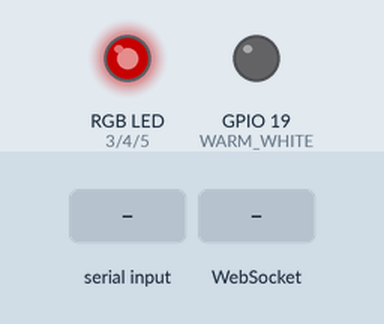
This sketch was run on a simulated ESP32. Parts: an RGB LED mixed from three pins (HIGH = lit), output pins drawn as LEDs (lit = HIGH). The test bench sets the inputs (shaded band). Dim RGB values are drawn brighter than linear; WiFi joins after 1.5 s; servers stay silent unless stated; pins used as bus, display or sensor lines are not drawn; what the sketch prints to the serial monitor is not drawn.

Above: at 2.2 s.
At 3.1 s:
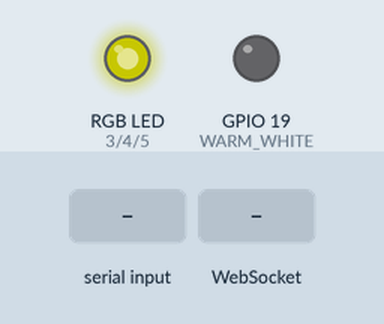
At 6.7 s:
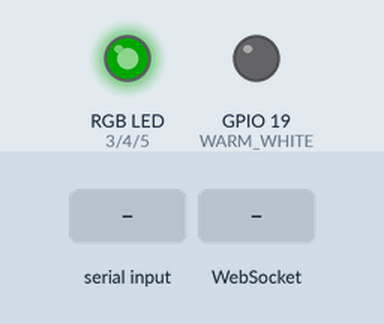
6.8 s: "1\n" received over Serial
8.3 s: WebSocket text "1" received
Timing chart, 0 to 11.3 s (numbered marks = the images above; inputs shaded):
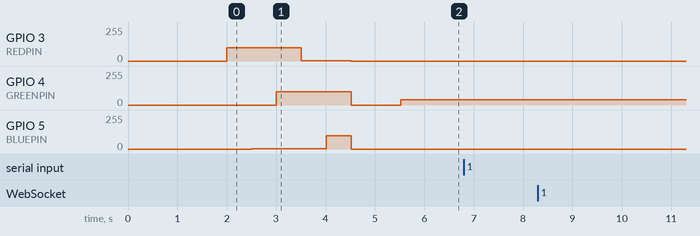

Measured:
- after the input at 6.8 s, every drawn part: stays the same
- after the input at 8.3 s, every drawn part: stays the same

The sketch:

Wire_Spool_Pressure_Sensor_WiFiModule.ino
```cpp
// wirespool pressure sensors serial to wifi
#include <WiFi.h> // ESP32 wifi
#include <Arduino.h> // for websockets library
#include <AsyncTCP.h> // websockets for ESP32
#include <ESPAsyncWebServer.h> // websockets
#include <WebSerial.h> // serial API

const char* ssid = "Production Line";          // Your WiFi SSID
const char* password = "t1me33Pus$movinG";  // Your WiFi Password
//const char* ssid = "Linear Labs Corp";          // Your WiFi SSID
//const char* password = "3n3rgy ^ of humanity!";  // Your WiFi Password
int port = 80;
String inputStr = ""; // command input string
String d = "";
String message = ""; // variable message to send to all destinations
bool dIndex = 0;
AsyncWebServer server(port);
AsyncWebSocket ws("/python"); // for python webserial

void connectToWiFi() {
  while (WiFi.status() != WL_CONNECTED) {
    delay(500);
    Serial.println("Connecting to WiFi");
  }
}
void recvMsg(uint8_t *data, size_t len) { // web server to serial
  for (int i = 0; i < len; i++) {
    d += char(data[i]);
  }
  dIndex = 1;
}
void sendToAll(){
  Serial.println(message); // send over usb
  WebSerial.println(message); // send to webserial API
  ws.textAll(message); // broadcast to all websocket clients
  message="";
}
void onWsEvent(AsyncWebSocket * server, AsyncWebSocketClient * client, AwsEventType type, void * arg, uint8_t *data, size_t len) { // for python webserial
  if (type == WS_EVT_CONNECT) { // client connect event
    message = "for help type help?";
    sendToAll();
  } else if (type == WS_EVT_DISCONNECT) { // client disconnect event
    Serial.println("Client disconnected");
  }
  else if (type == WS_EVT_DATA) {
    for (int i = 0; i < len; i++) {
      d += char(data[i]);
    }
    dIndex = 1;
  }
}

void checkComms() {
  if (dIndex == 1) { // if serial over wifi
    inputStr = d;
    dIndex = 0;
  }
  else if (inputStr == "") { // read serial over usb
    inputStr = Serial.readStringUntil('\n'); //serial to web server
  }
  else if (inputStr != "") { // run serial commands if present
    Serial.println(inputStr); // display message on serial
    WebSerial.println(inputStr); // display message on web API (ip/webserial
    ws.textAll(inputStr); // send message to all clients
    //store(inputStr); // serial input function
    inputStr = "";
    d = "";
  }
  else if (WiFi.status() != WL_CONNECTED) { // reconnect to Wifi if signal is lost
    connectToWiFi();
  }
}
void setup() {
  Serial.begin(115200);
  Serial.setTimeout(50);
  WiFi.mode(WIFI_STA);
  WiFi.begin(ssid, password);
  connectToWiFi();
  Serial.print("IP Address: ");
  Serial.println(WiFi.localIP());
  //WebSerial is accessible at "<IP Address>/webserial" in browser
  ws.onEvent(onWsEvent); // for python webserial
  server.addHandler(&ws);  // for python webserial
  WebSerial.begin(&server);
  WebSerial.msgCallback(recvMsg);
  Serial.println(WiFi.macAddress());
  server.begin();
  setupRGB();
  RGB();
}

void loop() {
  checkComms();
}
```

RGB.ino
```cpp
#define REDPIN 3
#define GREENPIN 4
#define BLUEPIN 5
#define COLD_WHITE 18
#define WARM_WHITE 19
#define FADESPEED 5     // make this higher to slow down

void setupRGB() {
  pinMode(REDPIN, OUTPUT);
  pinMode(GREENPIN, OUTPUT);
  pinMode(BLUEPIN, OUTPUT);
  pinMode(COLD_WHITE, OUTPUT);
  pinMode(WARM_WHITE, OUTPUT);
}

void RGB() {
  int r, g, b, cw, ww;
  // fade from blue to violet
  for (r = 0; r < 100; r++) {
    analogWrite(REDPIN, r);
    analogWrite(COLD_WHITE, 0);
    analogWrite(WARM_WHITE, 0);
    delay(FADESPEED);
  }
  // fade from violet to red
  for (b = 100; b > 0; b--) {
    analogWrite(BLUEPIN, b);
    analogWrite(COLD_WHITE, 0);
    analogWrite(WARM_WHITE, 0);
    delay(FADESPEED);
  }
  // fade from red to yellow
  for (g = 0; g < 100; g++) {
    analogWrite(GREENPIN, g);
    analogWrite(COLD_WHITE, 0);
    analogWrite(WARM_WHITE, 0);
    delay(FADESPEED);
  }
  // fade from yellow to green
  for (r = 100; r > 0; r--) {
    analogWrite(REDPIN, r);
    analogWrite(COLD_WHITE, 0);
    analogWrite(WARM_WHITE, 0);
    delay(FADESPEED);
  }
  // fade from green to teal
  for (b = 0; b < 100; b++) {
    analogWrite(BLUEPIN, b);
    analogWrite(COLD_WHITE, 0);
    analogWrite(WARM_WHITE, 0);
    delay(FADESPEED);
  }
  // fade from teal to blue
  for (g = 100; g > 0; g--) {
    analogWrite(GREENPIN, g);
    analogWrite(COLD_WHITE, 0);
    analogWrite(WARM_WHITE, 0);
    delay(FADESPEED);
  }
  // fade from off to cold white
  for (cw = 0; cw < 100; cw++) {
    analogWrite(REDPIN, 0);
    analogWrite(GREENPIN, 0);
    analogWrite(BLUEPIN, 0);
    analogWrite(COLD_WHITE, cw);
    analogWrite(WARM_WHITE, 0);
    delay(FADESPEED);
  }
  // fade from off to warm white
  for (ww = 0; ww < 100; ww++) {
    analogWrite(REDPIN, 0);
    analogWrite(GREENPIN, 0);
    analogWrite(BLUEPIN, 0);
    analogWrite(WARM_WHITE, ww);
    analogWrite(COLD_WHITE, 0);
    delay(FADESPEED);
  }
  analogWrite(WARM_WHITE, 0);
  analogWrite(GREENPIN, 40);
}
```
